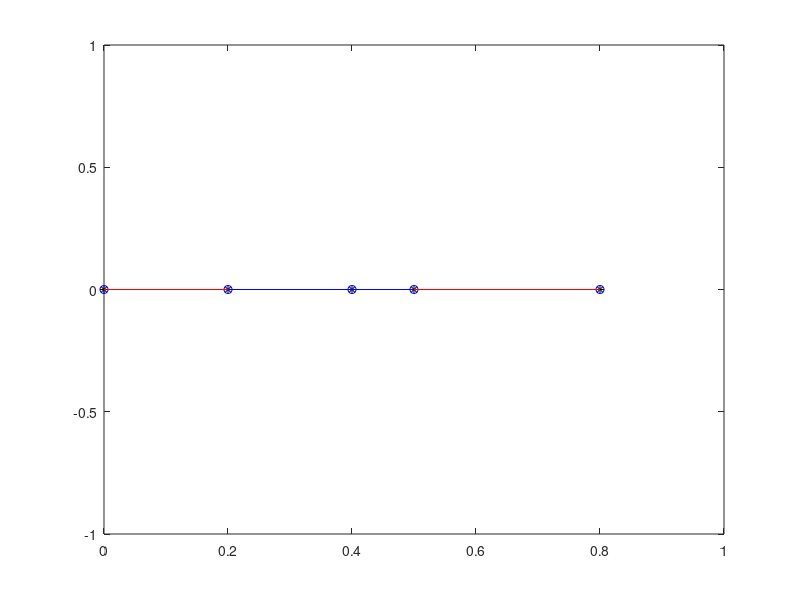

Write the MATLAB code that produced this figure.
%1.1 barra distinto area y material
clc 
clear

F = 2000;
E1 = 70e9;
E2 = 110e9;
A1 = 50^2*pi/4/10^6;
A2 = A1*30^2/50^2;

coord = [0 2 4 5 8]/10;

elem = [1 2 E1 A1;
        2 3 E1 A1;
        3 4 E2 A1;
        4 5 E2 A2];

BC = 1;

Fnodos = [2 3*F;
          4 -2*F;
          5 F];

nnod = size(coord , 2);
nelem = size(elem , 1);

K = zeros(nnod);

for i = 1:nelem
    V = coord(elem(i,2)) - coord(elem(i,1));
    E = elem(i,3);
    A = elem(i,4);
    Kel = A*E/V * [1 -1; -1 1];

    dir = [elem(i,1) elem(i,2)];

    K(dir,dir) = K(dir,dir) + Kel;
end

Libres = 1:nnod;
Libres(BC) = [];

R = zeros(nnod,1);
for i = 1:size(Fnodos,1)
    R(Fnodos(i,1)) = Fnodos(i,2);
end

Rreducido = R(Libres);
Kreducido = K(Libres, Libres);

U = zeros(nnod,1);
U(Libres) = Kreducido\Rreducido;

%Calcular tensiones (a chequear)
Stress = zeros(nelem,1);
for i=1:nelem
    
    V =coord(elem(i,2))-coord(elem(i,1)); %vector del elemento
    L = norm(V);
    Bel = [-1/L 1/L];
    
    D_local = [U(elem(i,1));U(elem(i,2))]; %elongacion de la barra en coordenadas locales

    Stress(i) = E*Bel*D_local; 

end

a =1;%amplificar la deformacion

%% Graficar
plot(coord(:),0,'k*')
hold on
Deformada = coord + a*U'
plot(Deformada(:),0,'bo');
%plot([0 0.2], [0 0], 'b-')
hold on
%spy(K)

%graficar elementos 
for i = 1:nelem
%     %reticulado sin deformar
%     Xs = Coord(Elem(i,:),1);
%     Ys = Coord(Elem(i,:),2);
%     plot(Xs,Ys,'k-');
%     hold on

    %reticulado deformado
    Xdef = Deformada([elem(i,1) elem(i,2)]);
    Y = zeros(size(Xdef));

    if Stress(i)>0.1
        plot(Xdef, Y,'r');
    elseif Stress(i)<-0.1
        plot(Xdef, Y,'b');
    else
        plot(Xdef, Y,'g');
    end
    hold on
end
hold off
